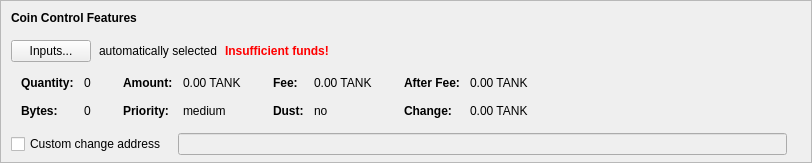
    <widget class="QFrame" name="frameCoinControl">
     <property name="sizePolicy">
      <sizepolicy hsizetype="Expanding" vsizetype="Expanding">
       <horstretch>0</horstretch>
       <verstretch>0</verstretch>
      </sizepolicy>
     </property>
     <property name="maximumSize">
      <size>
       <width>16777215</width>
       <height>16777215</height>
      </size>
     </property>
     <property name="frameShape">
      <enum>QFrame::StyledPanel</enum>
     </property>
     <property name="frameShadow">
      <enum>QFrame::Sunken</enum>
     </property>
     <layout class="QVBoxLayout" name="verticalLayoutCoinControl2">
      <property name="spacing">
       <number>0</number>
      </property>
      <property name="leftMargin">
       <number>0</number>
      </property>
      <property name="topMargin">
       <number>0</number>
      </property>
      <property name="rightMargin">
       <number>0</number>
      </property>
      <property name="bottomMargin">
       <number>6</number>
      </property>
      <item>
       <layout class="QVBoxLayout" name="verticalLayoutCoinControl" stretch="0,0,0,0,1">
        <property name="spacing">
         <number>0</number>
        </property>
        <property name="leftMargin">
         <number>10</number>
        </property>
        <property name="topMargin">
         <number>10</number>
        </property>
        <item>
         <layout class="QHBoxLayout" name="horizontalLayoutCoinControl1">
          <property name="bottomMargin">
           <number>15</number>
          </property>
          <item>
           <widget class="QLabel" name="labelCoinControlFeatures">
            <property name="sizePolicy">
             <sizepolicy hsizetype="Preferred" vsizetype="Maximum">
              <horstretch>0</horstretch>
              <verstretch>0</verstretch>
             </sizepolicy>
            </property>
            <property name="font">
             <font>
              <weight>75</weight>
              <bold>true</bold>
             </font>
            </property>
            <property name="styleSheet">
             <string notr="true">font-weight:bold;</string>
            </property>
            <property name="text">
             <string>Coin Control Features</string>
            </property>
           </widget>
          </item>
         </layout>
        </item>
        <item>
         <layout class="QHBoxLayout" name="horizontalLayoutCoinControl2" stretch="0,0,0,0">
          <property name="spacing">
           <number>8</number>
          </property>
          <property name="bottomMargin">
           <number>10</number>
          </property>
          <item>
           <widget class="QPushButton" name="pushButtonCoinControl">
            <property name="styleSheet">
             <string notr="true"/>
            </property>
            <property name="text">
             <string>Inputs...</string>
            </property>
            <property name="autoDefault">
             <bool>false</bool>
            </property>
           </widget>
          </item>
          <item>
           <widget class="QLabel" name="labelCoinControlAutomaticallySelected">
            <property name="text">
             <string>automatically selected</string>
            </property>
            <property name="margin">
             <number>5</number>
            </property>
           </widget>
          </item>
          <item>
           <widget class="QLabel" name="labelCoinControlInsuffFunds">
            <property name="font">
             <font>
              <weight>75</weight>
              <bold>true</bold>
             </font>
            </property>
            <property name="styleSheet">
             <string notr="true">color:red;font-weight:bold;</string>
            </property>
            <property name="text">
             <string>Insufficient funds!</string>
            </property>
            <property name="margin">
             <number>5</number>
            </property>
           </widget>
          </item>
          <item>
           <spacer name="horizontalSpacerCoinControl">
            <property name="orientation">
             <enum>Qt::Horizontal</enum>
            </property>
            <property name="sizeHint" stdset="0">
             <size>
              <width>40</width>
              <height>1</height>
             </size>
            </property>
           </spacer>
          </item>
         </layout>
        </item>
        <item>
         <widget class="QWidget" name="widgetCoinControl" native="true">
          <property name="sizePolicy">
           <sizepolicy hsizetype="Preferred" vsizetype="Preferred">
            <horstretch>0</horstretch>
            <verstretch>0</verstretch>
           </sizepolicy>
          </property>
          <property name="minimumSize">
           <size>
            <width>0</width>
            <height>0</height>
           </size>
          </property>
          <property name="styleSheet">
           <string notr="true"/>
          </property>
          <layout class="QHBoxLayout" name="horizontalLayoutCoinControl5">
           <property name="leftMargin">
            <number>0</number>
           </property>
           <property name="topMargin">
            <number>0</number>
           </property>
           <property name="rightMargin">
            <number>0</number>
           </property>
           <property name="bottomMargin">
            <number>0</number>
           </property>
           <item>
            <layout class="QHBoxLayout" name="horizontalLayoutCoinControl3" stretch="0,0,0,1">
             <property name="spacing">
              <number>20</number>
             </property>
             <property name="topMargin">
              <number>0</number>
             </property>
             <property name="bottomMargin">
              <number>10</number>
             </property>
             <item>
              <layout class="QFormLayout" name="formLayoutCoinControl1">
               <property name="horizontalSpacing">
                <number>10</number>
               </property>
               <property name="verticalSpacing">
                <number>14</number>
               </property>
               <property name="leftMargin">
                <number>10</number>
               </property>
               <property name="topMargin">
                <number>4</number>
               </property>
               <property name="rightMargin">
                <number>6</number>
               </property>
               <item row="0" column="0">
                <widget class="QLabel" name="labelCoinControlQuantityText">
                 <property name="font">
                  <font>
                   <weight>75</weight>
                   <bold>true</bold>
                  </font>
                 </property>
                 <property name="text">
                  <string>Quantity:</string>
                 </property>
                 <property name="margin">
                  <number>0</number>
                 </property>
                </widget>
               </item>
               <item row="0" column="1">
                <widget class="QLabel" name="labelCoinControlQuantity">
                 <property name="cursor">
                  <cursorShape>IBeamCursor</cursorShape>
                 </property>
                 <property name="contextMenuPolicy">
                  <enum>Qt::ActionsContextMenu</enum>
                 </property>
                 <property name="text">
                  <string notr="true">0</string>
                 </property>
                 <property name="margin">
                  <number>0</number>
                 </property>
                 <property name="textInteractionFlags">
                  <set>Qt::LinksAccessibleByMouse|Qt::TextSelectableByKeyboard|Qt::TextSelectableByMouse</set>
                 </property>
                </widget>
               </item>
               <item row="1" column="0">
                <widget class="QLabel" name="labelCoinControlBytesText">
                 <property name="font">
                  <font>
                   <weight>75</weight>
                   <bold>true</bold>
                  </font>
                 </property>
                 <property name="text">
                  <string>Bytes:</string>
                 </property>
                </widget>
               </item>
               <item row="1" column="1">
                <widget class="QLabel" name="labelCoinControlBytes">
                 <property name="cursor">
                  <cursorShape>IBeamCursor</cursorShape>
                 </property>
                 <property name="contextMenuPolicy">
                  <enum>Qt::ActionsContextMenu</enum>
                 </property>
                 <property name="text">
                  <string notr="true">0</string>
                 </property>
                 <property name="textInteractionFlags">
                  <set>Qt::LinksAccessibleByMouse|Qt::TextSelectableByKeyboard|Qt::TextSelectableByMouse</set>
                 </property>
                </widget>
               </item>
              </layout>
             </item>
             <item>
              <layout class="QFormLayout" name="formLayoutCoinControl2">
               <property name="horizontalSpacing">
                <number>10</number>
               </property>
               <property name="verticalSpacing">
                <number>14</number>
               </property>
               <property name="leftMargin">
                <number>6</number>
               </property>
               <property name="topMargin">
                <number>4</number>
               </property>
               <property name="rightMargin">
                <number>6</number>
               </property>
               <item row="0" column="0">
                <widget class="QLabel" name="labelCoinControlAmountText">
                 <property name="font">
                  <font>
                   <weight>75</weight>
                   <bold>true</bold>
                  </font>
                 </property>
                 <property name="text">
                  <string>Amount:</string>
                 </property>
                 <property name="margin">
                  <number>0</number>
                 </property>
                </widget>
               </item>
               <item row="0" column="1">
                <widget class="QLabel" name="labelCoinControlAmount">
                 <property name="cursor">
                  <cursorShape>IBeamCursor</cursorShape>
                 </property>
                 <property name="contextMenuPolicy">
                  <enum>Qt::ActionsContextMenu</enum>
                 </property>
                 <property name="text">
                  <string notr="true">0.00 TANK</string>
                 </property>
                 <property name="textInteractionFlags">
                  <set>Qt::LinksAccessibleByMouse|Qt::TextSelectableByKeyboard|Qt::TextSelectableByMouse</set>
                 </property>
                </widget>
               </item>
               <item row="1" column="0">
                <widget class="QLabel" name="labelCoinControlPriorityText">
                 <property name="font">
                  <font>
                   <weight>75</weight>
                   <bold>true</bold>
                  </font>
                 </property>
                 <property name="text">
                  <string>Priority:</string>
                 </property>
                </widget>
               </item>
               <item row="1" column="1">
                <widget class="QLabel" name="labelCoinControlPriority">
                 <property name="cursor">
                  <cursorShape>IBeamCursor</cursorShape>
                 </property>
                 <property name="contextMenuPolicy">
                  <enum>Qt::ActionsContextMenu</enum>
                 </property>
                 <property name="text">
                  <string>medium</string>
                 </property>
                 <property name="textInteractionFlags">
                  <set>Qt::LinksAccessibleByMouse|Qt::TextSelectableByKeyboard|Qt::TextSelectableByMouse</set>
                 </property>
                </widget>
               </item>
              </layout>
             </item>
             <item>
              <layout class="QFormLayout" name="formLayoutCoinControl3">
               <property name="horizontalSpacing">
                <number>10</number>
               </property>
               <property name="verticalSpacing">
                <number>14</number>
               </property>
               <property name="leftMargin">
                <number>6</number>
               </property>
               <property name="topMargin">
                <number>4</number>
               </property>
               <property name="rightMargin">
                <number>6</number>
               </property>
               <item row="0" column="0">
                <widget class="QLabel" name="labelCoinControlFeeText">
                 <property name="font">
                  <font>
                   <weight>75</weight>
                   <bold>true</bold>
                  </font>
                 </property>
                 <property name="text">
                  <string>Fee:</string>
                 </property>
                 <property name="margin">
                  <number>0</number>
                 </property>
                </widget>
               </item>
               <item row="0" column="1">
                <widget class="QLabel" name="labelCoinControlFee">
                 <property name="cursor">
                  <cursorShape>IBeamCursor</cursorShape>
                 </property>
                 <property name="contextMenuPolicy">
                  <enum>Qt::ActionsContextMenu</enum>
                 </property>
                 <property name="text">
                  <string notr="true">0.00 TANK</string>
                 </property>
                 <property name="textInteractionFlags">
                  <set>Qt::LinksAccessibleByMouse|Qt::TextSelectableByKeyboard|Qt::TextSelectableByMouse</set>
                 </property>
                </widget>
               </item>
               <item row="1" column="0">
                <widget class="QLabel" name="labelCoinControlLowOutputText">
                 <property name="font">
                  <font>
                   <weight>75</weight>
                   <bold>true</bold>
                  </font>
                 </property>
                 <property name="text">
                  <string>Dust:</string>
                 </property>
                </widget>
               </item>
               <item row="1" column="1">
                <widget class="QLabel" name="labelCoinControlLowOutput">
                 <property name="cursor">
                  <cursorShape>IBeamCursor</cursorShape>
                 </property>
                 <property name="contextMenuPolicy">
                  <enum>Qt::ActionsContextMenu</enum>
                 </property>
                 <property name="text">
                  <string>no</string>
                 </property>
                 <property name="textInteractionFlags">
                  <set>Qt::LinksAccessibleByMouse|Qt::TextSelectableByKeyboard|Qt::TextSelectableByMouse</set>
                 </property>
                </widget>
               </item>
              </layout>
             </item>
             <item>
              <layout class="QFormLayout" name="formLayoutCoinControl4">
               <property name="horizontalSpacing">
                <number>10</number>
               </property>
               <property name="verticalSpacing">
                <number>14</number>
               </property>
               <property name="leftMargin">
                <number>6</number>
               </property>
               <property name="topMargin">
                <number>4</number>
               </property>
               <property name="rightMargin">
                <number>6</number>
               </property>
               <item row="0" column="0">
                <widget class="QLabel" name="labelCoinControlAfterFeeText">
                 <property name="font">
                  <font>
                   <weight>75</weight>
                   <bold>true</bold>
                  </font>
                 </property>
                 <property name="text">
                  <string>After Fee:</string>
                 </property>
                 <property name="margin">
                  <number>0</number>
                 </property>
                </widget>
               </item>
               <item row="0" column="1">
                <widget class="QLabel" name="labelCoinControlAfterFee">
                 <property name="cursor">
                  <cursorShape>IBeamCursor</cursorShape>
                 </property>
                 <property name="contextMenuPolicy">
                  <enum>Qt::ActionsContextMenu</enum>
                 </property>
                 <property name="text">
                  <string notr="true">0.00 TANK</string>
                 </property>
                 <property name="textInteractionFlags">
                  <set>Qt::LinksAccessibleByMouse|Qt::TextSelectableByKeyboard|Qt::TextSelectableByMouse</set>
                 </property>
                </widget>
               </item>
               <item row="1" column="0">
                <widget class="QLabel" name="labelCoinControlChangeText">
                 <property name="font">
                  <font>
                   <weight>75</weight>
                   <bold>true</bold>
                  </font>
                 </property>
                 <property name="text">
                  <string>Change:</string>
                 </property>
                </widget>
               </item>
               <item row="1" column="1">
                <widget class="QLabel" name="labelCoinControlChange">
                 <property name="cursor">
                  <cursorShape>IBeamCursor</cursorShape>
                 </property>
                 <property name="contextMenuPolicy">
                  <enum>Qt::ActionsContextMenu</enum>
                 </property>
                 <property name="text">
                  <string notr="true">0.00 TANK</string>
                 </property>
                 <property name="textInteractionFlags">
                  <set>Qt::LinksAccessibleByMouse|Qt::TextSelectableByKeyboard|Qt::TextSelectableByMouse</set>
                 </property>
                </widget>
               </item>
              </layout>
             </item>
            </layout>
           </item>
          </layout>
         </widget>
        </item>
        <item>
         <layout class="QHBoxLayout" name="horizontalLayoutCoinControl4" stretch="0,0,0">
          <property name="spacing">
           <number>12</number>
          </property>
          <property name="sizeConstraint">
           <enum>QLayout::SetDefaultConstraint</enum>
          </property>
          <property name="topMargin">
           <number>5</number>
          </property>
          <property name="rightMargin">
           <number>5</number>
          </property>
          <item>
           <widget class="QCheckBox" name="checkBoxCoinControlChange">
            <property name="toolTip">
             <string>If this is activated, but the change address is empty or invalid, change will be sent to a newly generated address.</string>
            </property>
            <property name="text">
             <string>Custom change address</string>
            </property>
           </widget>
          </item>
          <item>
           <widget class="QValidatedLineEdit" name="lineEditCoinControlChange">
            <property name="enabled">
             <bool>false</bool>
            </property>
            <property name="sizePolicy">
             <sizepolicy hsizetype="Expanding" vsizetype="Fixed">
              <horstretch>0</horstretch>
              <verstretch>0</verstretch>
             </sizepolicy>
            </property>
           </widget>
          </item>
          <item>
           <widget class="QLabel" name="labelCoinControlChangeLabel">
            <property name="sizePolicy">
             <sizepolicy hsizetype="Preferred" vsizetype="Expanding">
              <horstretch>0</horstretch>
              <verstretch>0</verstretch>
             </sizepolicy>
            </property>
            <property name="minimumSize">
             <size>
              <width>0</width>
              <height>0</height>
             </size>
            </property>
            <property name="text">
             <string/>
            </property>
            <property name="margin">
             <number>3</number>
            </property>
           </widget>
          </item>
         </layout>
        </item>
        <item>
         <spacer name="verticalSpacerCoinControl">
          <property name="orientation">
           <enum>Qt::Vertical</enum>
          </property>
          <property name="sizeHint" stdset="0">
           <size>
            <width>800</width>
            <height>1</height>
           </size>
          </property>
         </spacer>
        </item>
       </layout>
      </item>
     </layout>
    </widget>
